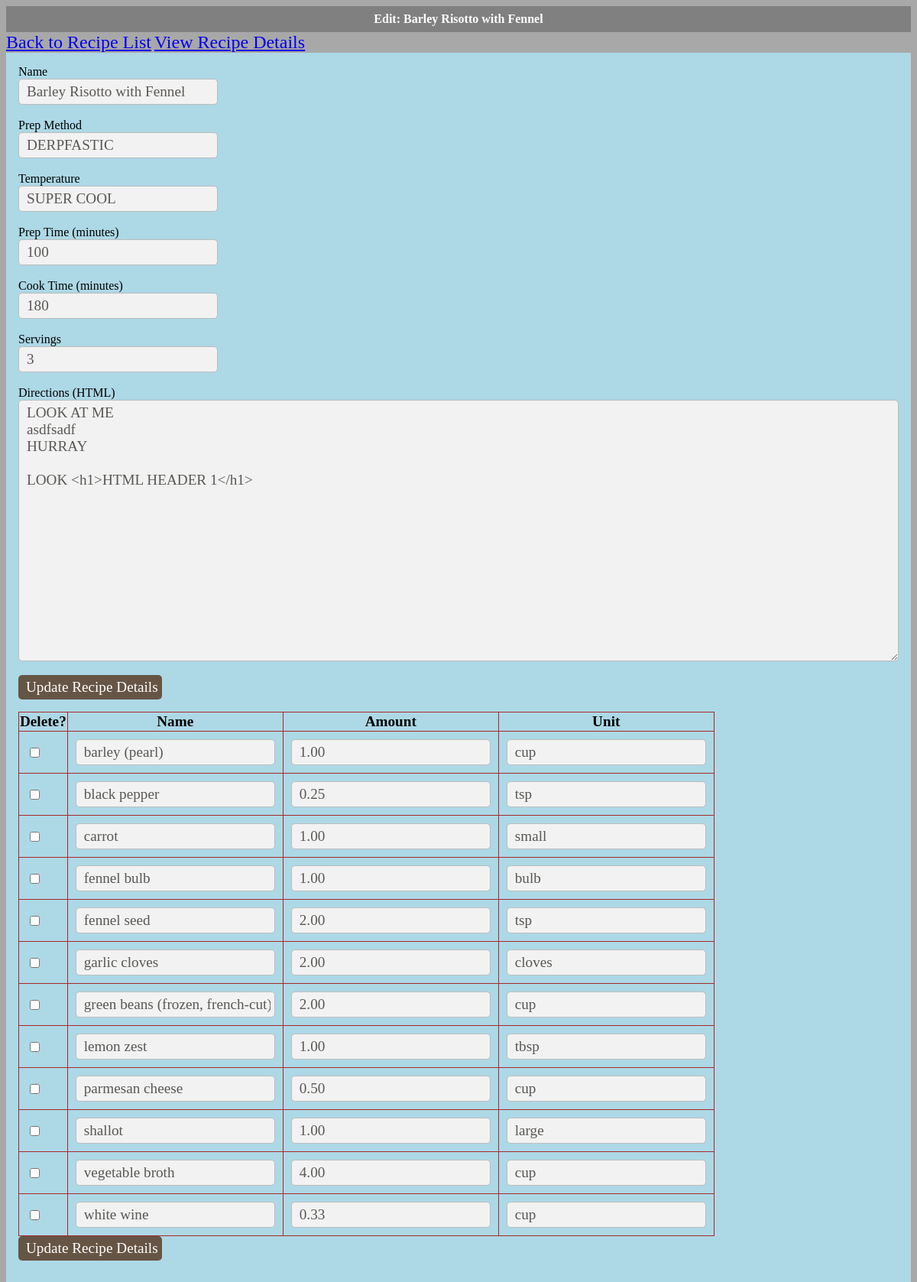
Page /menu/8/editrecipe on the earlier database version.
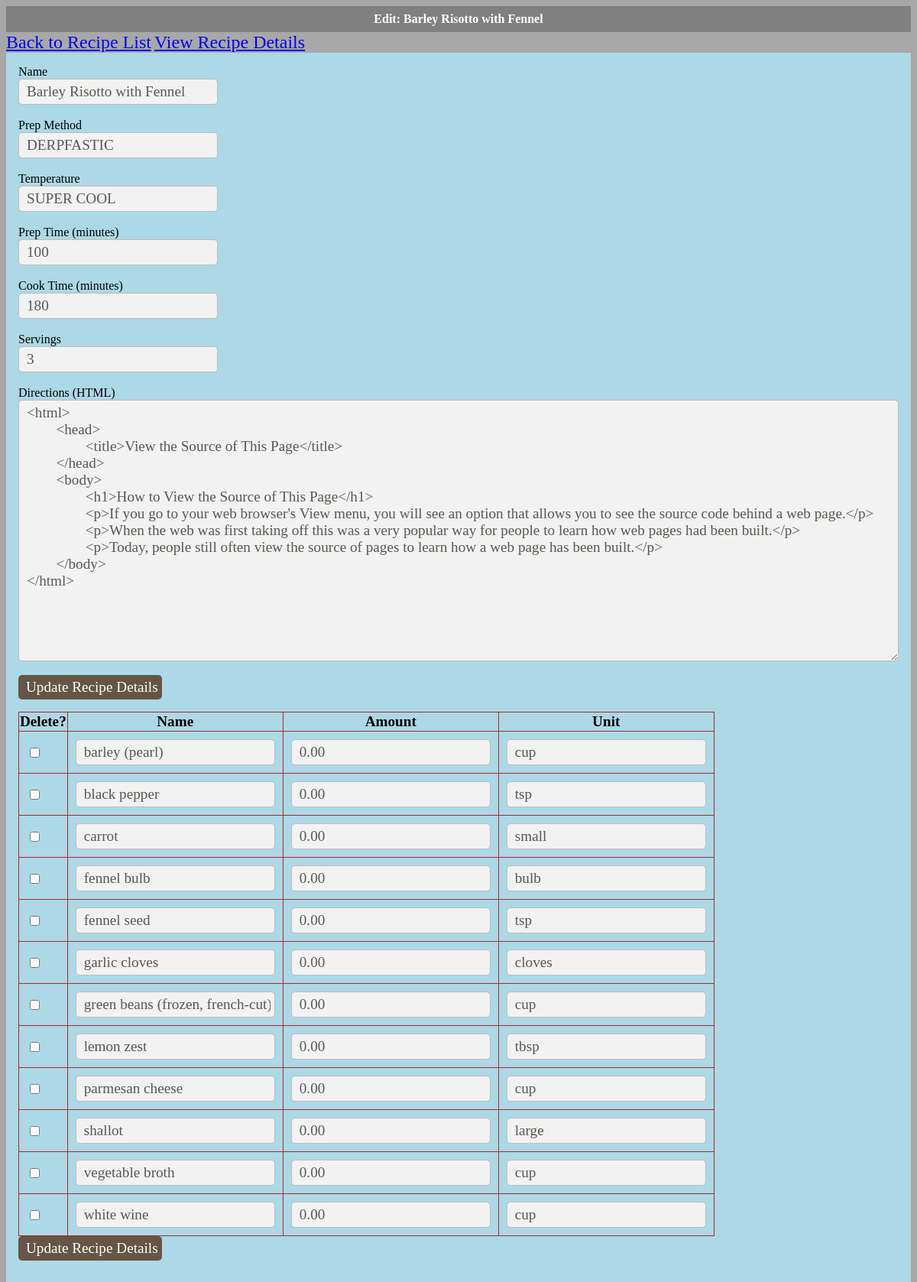
Same page on the later database version.
### menu/models.py (models this page shows, shortened)
class Recipe(models.Model):
    id = models.AutoField(primary_key=True)
    name = models.CharField(max_length=200)
    prepMethod = models.CharField(max_length=200, default=None)
    temperature = models.CharField(max_length=200, default=None)
    directions = models.TextField(default=None)
    url = models.CharField(max_length=200, default=None)
    servings = models.IntegerField(default=None)
    prepTime = models.IntegerField(default=None)
    cookTime = models.IntegerField(default=None)
    class Meta:
        ordering = ('name', 'prepMethod')

class Ingredient(models.Model):
    id = models.AutoField(primary_key=True)
    name = models.CharField(max_length=200)
    recipe = models.ForeignKey(Recipe)
    amount = models.DecimalField(max_digits=5, decimal_places=2, default=None)
    unit = models.CharField(max_length=200, default=None)

### menu/views.py (the view)
# urls.py: url(r'^(?P<pk>[0-9]+)/editrecipe$', views.EditRecipe.as_view(), name='editrecipe'),
class EditRecipe(generic.DetailView):
    model = Recipe
    template_name = 'menu/editrecipe.html'
    def get_queryset(self):
        return Recipe.objects.all()

### menu/templates/menu/editrecipe.html (shortened to what this page needs)
{% load staticfiles %}
{% load menu_extras %}
<link rel="stylesheet" type="text/css" media="only screen" href="{% static 'menu/style.css' %}" />
<div id="title">
    Edit: {{ recipe.name }}
</div>
<a href="{% url 'menu:index' %}">Back to Recipe List</a>
<a href = "{% url 'menu:recipedetails' recipe.id %}">View Recipe Details</a>
<div id="content">
    <form action="{% url 'menu:updaterecipe' recipe.id %}" method="post">
        Name<br><input type=text name="name" value="{{ recipe.name }}"><br><br>
        Prep Method<br><input type=text name="method" value="{{ recipe.prepMethod }}"><br><br>
        Temperature<br><input type=text name="temp" value="{{ recipe.temperature }}"><br><br>
        Prep Time (minutes)<br><input type=text name="prep" value="{{ recipe.prepTime }}"><br><br>
        Cook Time (minutes)<br><input type=text name="cook" value="{{ recipe.cookTime }}"><br><br>
        Servings<br><input type=text name="serves" value="{{ recipe.servings }}"><br><br>
        Directions (HTML)<br><textarea name="directions" ROWS=15 COLS=35>{{ recipe.directions }}</textarea><br><br>
        <input type=submit value="Update Recipe Details" id="submit"/>
    </form>
    <form action="{% url 'menu:updateingredient' recipe.id %}" method="post">
        <table>
            <tr>
                <th>Delete?</th>
                <th>Name</th>
                <th>Amount</th>
                <th>Unit</th>
            </tr>
            {% for i in recipe.ingredient_set.all %}
            <tr>
                <td><input type=checkbox name="{{i.id}}" id="i{{ forloop.counter }}" value={{i.id}}></td>
                <td><input type=text name="{{i.id}},name" value="{{ i.name }}"></td>
                <td><input type=text name="{{i.id}},amount" value="{{ i.amount }}"></td>
                <td><input type=text name="{{i.id}},unit" value="{{ i.unit }}"></td>
            </tr>
            {% endfor %}
        </table>
        <input type=submit value="Update Recipe Details" id="submit"/>
    </form>
</div>

Differences in the rows shown:
changed Recipe "Barley Risotto with Fennel": directions "LOOK AT ME asdfsadf HURRAY LOOK <h1>HTML HEADER 1</h1>" → "<html> <head> <title>View the Source of This Page</title> </head> <body> <h1>How to View the Source of This Page</h1> <p>If you go to your web browser's View menu, you will see an option that allows you to see the source code behind a web page.</p> <p>When the web was first taking off this was a very popular way for people to learn how web pages had been built.</p> <p>Today, people still often view the source of pages to learn how a web page has been built.</p> </body> </html>"
changed Ingredient "barley (pearl)": amount "1.00" → "0.00"
changed Ingredient "black pepper": amount "0.25" → "0.00"
changed Ingredient "carrot": amount "1.00" → "0.00"
changed Ingredient "fennel bulb": amount "1.00" → "0.00"
changed Ingredient "fennel seed": amount "2.00" → "0.00"
changed Ingredient "garlic cloves": amount "2.00" → "0.00"
changed Ingredient "green beans (frozen, french-cut)": amount "2.00" → "0.00"
changed Ingredient "lemon zest": amount "1.00" → "0.00"
changed Ingredient "parmesan cheese": amount "0.50" → "0.00"
changed Ingredient "shallot": amount "1.00" → "0.00"
changed Ingredient "vegetable broth": amount "4.00" → "0.00"
changed Ingredient "white wine": amount "0.33" → "0.00"
